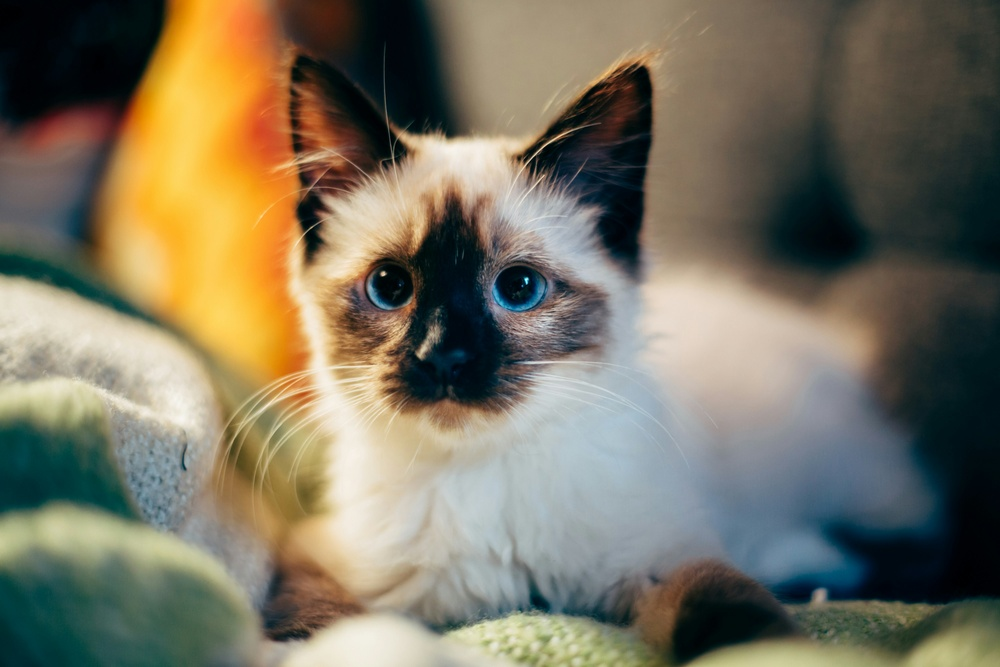
#> input picture cat.jpg, 1000 x 667 px, shrunk from 4000 x 2667 before the run
$ python pyrotate.py
#> lines starting #> are read from the running program, lines starting #| are printed output that depends on the picture
import numpy as np
from PIL import Image
import matplotlib.pyplot as plt

# Load the image using PIL (Python Imaging Library)
img = Image.open('cat.jpg')
#> img is the input picture: PIL image 1000x667 RGB; mean R, G, B 120.9, 114.5, 95.4

# Convert the image to a NumPy array
img_array = np.array(img)

# Rotate the image by 90 degrees counterclockwise
rotated_img = np.rot90(img_array)
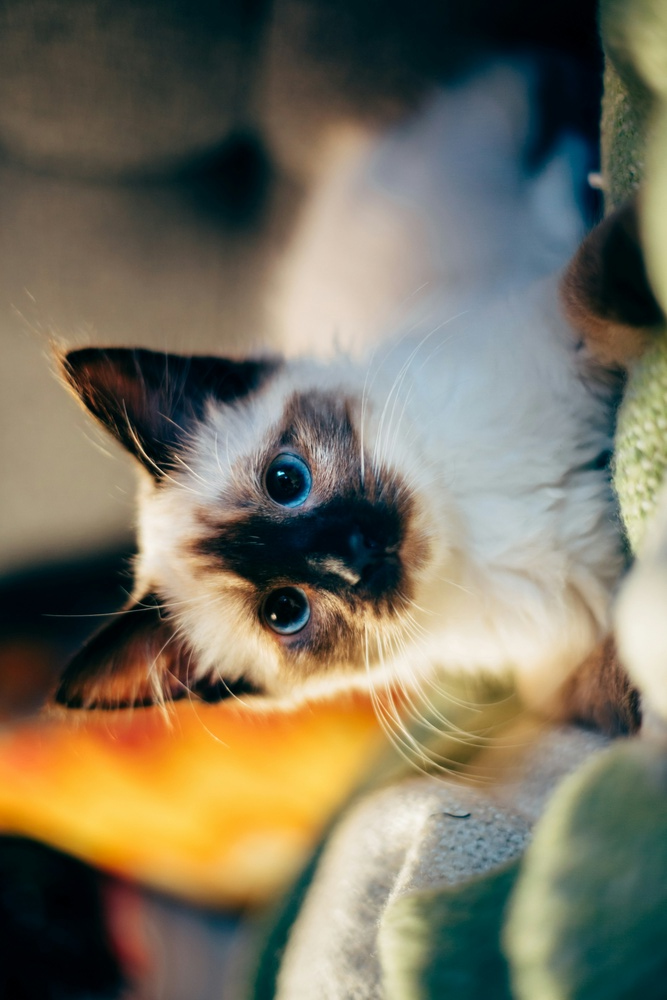
#> rotated_img: shape (1000, 667, 3); mean R, G, B 120.9, 114.5, 95.4

# Display the original image and the rotated image
plt.figure(figsize=(10, 5))

# Display the original image
plt.subplot(1, 2, 1)
plt.imshow(img_array)
plt.title('Original Image')
plt.axis('off')

# Display the rotated image
plt.subplot(1, 2, 2)
plt.imshow(rotated_img)
plt.title('Rotated Image (90 degrees)')
plt.axis('off')

plt.tight_layout()
plt.show()
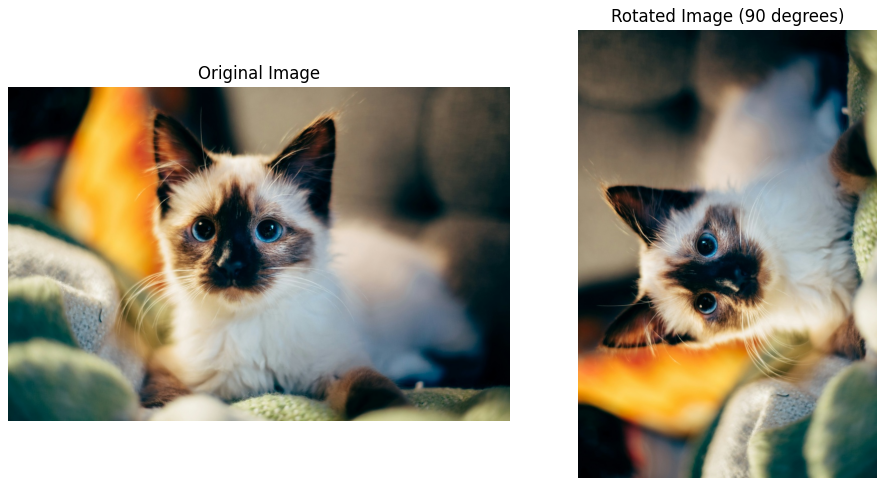
#> figure drawn by matplotlib, 2 panels
